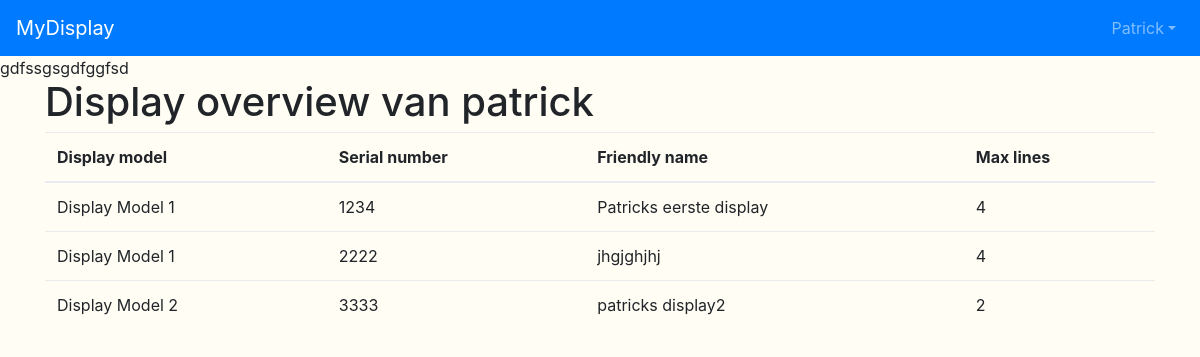
/accounts/ (signed in), run on an earlier commit of the app's database.
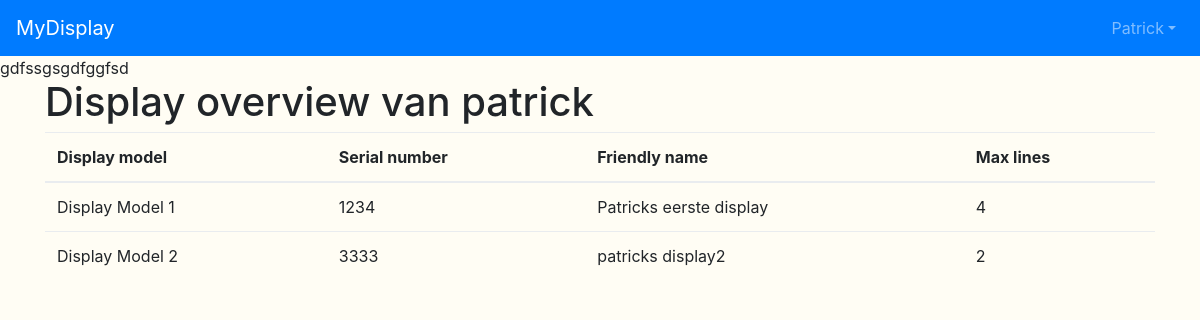
And on a later commit of the database.
### displays/models.py (models this page shows, shortened)
class Display(models.Model):
    model = models.ForeignKey(MyDisplayModel, on_delete=models.CASCADE, related_name='model')
    serial_number = models.PositiveSmallIntegerField(unique=True)
    friendly_name = models.CharField(max_length=64, blank=True, null=True)
    customer = models.ForeignKey(Customer, on_delete=models.CASCADE, related_name='customer', blank=True, null=True)
    font_size = models.PositiveSmallIntegerField(choices=FONT_SIZES, default=12)

class MyDisplayModel(models.Model):
    display_model = models.CharField(max_length=64, unique=True)
    max_lines = models.PositiveSmallIntegerField()

### accounts/views.py (the view)
# urls.py: path('', DisplayListView.as_view(), name='displays')
class DisplayListView(LoginRequiredMixin, ListView):
    model = Display
    template_name = 'accounts/index.html'
    def get_queryset(self):
        return self.model.objects.filter(customer=self.request.user.customer)

### main/context_processors.py (called while the page is built)
def check_displays(request):
    if request.user.is_authenticated:
        displays = Display.objects.filter(customer__user=request.user)
        display_list = []
        for display in displays:
            display_list.append(display.serial_number)
    else:
        display_list = []
    return {'displays': display_list}

### accounts/templates/accounts/index.html
{% extends 'main/../../../main/templates/main/layout.html' %}
{% block content %}
    <H1>Display overview van {{ user }}</H1>
    <div class="row">
        <div class="col-md">
            <table class="table table-hover">
                <thead>
                <tr>
                    <th scope="col">Display model</th>
                    <th scope="col">Serial number</th>
                    <th scope="col">Friendly name</th>
                    <th scope="col">Max lines</th>
                </tr>
                </thead>
                <tbody>
                {% for display in object_list %}
                    <tr onclick="window.document.location='{% url 'accounts:settings' display.pk %}';">
                        <td>{{ display.model.display_model }}</td>
                        <td>{{ display.serial_number }}</td>
                        <td>{{ display.friendly_name }}</td>
                        <td>{{ display.model.max_lines }}</td>
                    </tr>
                {% endfor %}
                </tbody>
            </table>
        </div>
    </div>
{% endblock %}

### main/templates/main/layout.html (shortened to what this page needs)
{% load staticfiles %}
<!DOCTYPE html>
<html lang="en">
<head>
    <link rel="stylesheet" href="{{ STATIC_URL }}bootstrap4/css/bootstrap.min.css">
    <link rel="stylesheet" href="{{ STATIC_URL }}css/index.css">
</head>
<body>
{% include 'main/navbar.html' %}
gdfssgsgdfggfsd
<div class="container">
    {% block content %}
    {% endblock %}
</div>
</body>
</html>

### main/templates/main/navbar.html (shortened to what this page needs)
<nav class="navbar navbar-expand-lg navbar-dark bg-primary">
    <a class="navbar-brand" href="{% url 'accounts:displays' %}">MyDisplay</a>
    <div class="collapse navbar-collapse" id="navbarSupportedContent">
        <ul class="navbar-nav mr-right login">
            <li class="nav-item login-item">
                {% if request.user.is_authenticated %}
                    <li class="nav-item dropdown">
                    <a class="nav-link dropdown-toggle" data-toggle="dropdown" href="#" role="button"
                       aria-haspopup="true" aria-expanded="false">{{ user|capfirst }}</a>
                {% else %}
                    <a class="nav-link {{ login_nav }}" href={% url 'accounts:login' %}>Login</a>
                {% endif %}
                </li>
        </ul>
    </div>
</nav>

### main/static/css/index.css (style rules this page uses)
body { background-color: #fffdf4; }

What changed in the data, as far as the page shows it:
no longer on this page (row edited): Display: model.display_model "Display Model 1", serial_number "2222", friendly_name "jhgjghjhj", model.max_lines "4"
